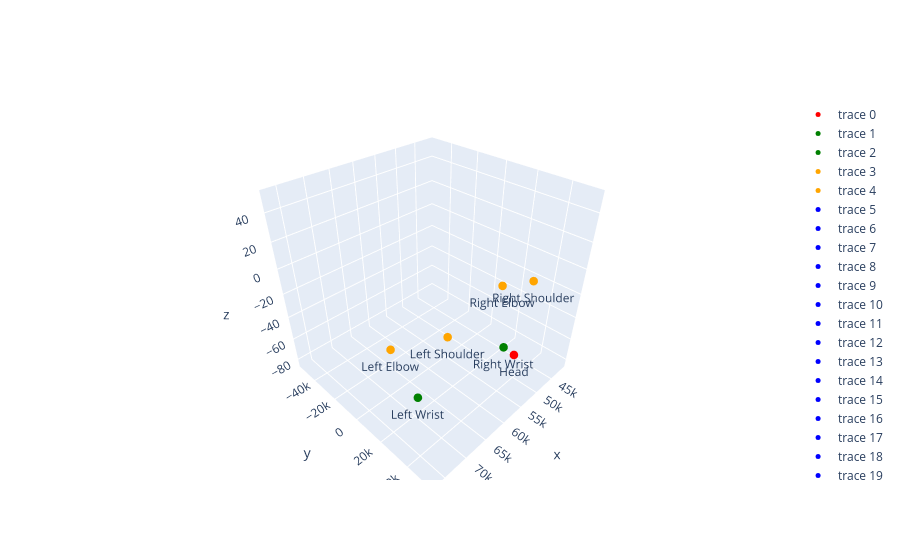

This figure's notebook cell:
### Code cell
import plotly.graph_objects as go
import json
from mp_landmark_labels import pose_landmarks, hand_landmarks

# Get bounds from the animation data
x_bounds = animation_data['bounds']['x']
y_bounds = animation_data['bounds']['y']
z_bounds = animation_data['bounds']['z']


# Function to calculate the average point for the head
def calculate_head_point(pose_landmarks_data):
    head_indices = [0, 1, 2, 3, 4, 5, 6, 7, 8, 9, 10]
    x, y, z = 0, 0, 0
    for idx in head_indices:
        x += pose_landmarks_data[idx][0]
        y += pose_landmarks_data[idx][1]
        z += pose_landmarks_data[idx][2]
    count = len(head_indices)
    return [x / count, y / count, z / count]

# Function to plot landmarks for a specific frame
def plot_frame_landmarks(frame_index):
    frame_data = animation_data["keyframes"][frame_index]["landmarks"]
    
    fig = go.Figure()
    
    # Plot head point
    if 'pose' in frame_data:
        pose_landmarks_data = frame_data['pose']
        head_point = calculate_head_point(pose_landmarks_data)
        fig.add_trace(go.Scatter3d(
            x=[head_point[0]], y=[head_point[1]], z=[head_point[2]],
            mode='markers+text',
            marker=dict(size=5, color='red'),
            text=['Head'],
            textposition="bottom center"
        ))
        
        # Plot left wrist
        left_wrist = pose_landmarks_data[15]
        fig.add_trace(go.Scatter3d(
            x=[left_wrist[0]], y=[left_wrist[1]], z=[left_wrist[2]],
            mode='markers+text',
            marker=dict(size=5, color='green'),
            text=['Left Wrist'],
            textposition="bottom center"
        ))
        
        # Plot right wrist
        right_wrist = pose_landmarks_data[16]
        fig.add_trace(go.Scatter3d(
            x=[right_wrist[0]], y=[right_wrist[1]], z=[right_wrist[2]],
            mode='markers+text',
            marker=dict(size=5, color='green'),
            text=['Right Wrist'],
            textposition="bottom center"
        ))

        # plot shoulders 
        left_shoulder = pose_landmarks_data[11]
        right_shoulder = pose_landmarks_data[12]
        fig.add_trace(go.Scatter3d(
            x=[left_shoulder[0], right_shoulder[0]],
            y=[left_shoulder[1], right_shoulder[1]],
            z=[left_shoulder[2], right_shoulder[2]],
            mode='markers+text',
            marker=dict(size=5, color='orange'),
            text=['Left Shoulder', 'Right Shoulder'],
            textposition="bottom center"
        ))

        # plot elbows
        left_elbow = pose_landmarks_data[13]
        right_elbow = pose_landmarks_data[14]
        fig.add_trace(go.Scatter3d(
            x=[left_elbow[0], right_elbow[0]],
            y=[left_elbow[1], right_elbow[1]],
            z=[left_elbow[2], right_elbow[2]],
            mode='markers+text',
            marker=dict(size=5, color='orange'),
            text=['Left Elbow', 'Right Elbow'],
            textposition="bottom center"
        ))
        
    
    # Plot hand landmarks
    if 'hands' in frame_data:
        hand_landmarks_data = frame_data['hands']
        for hand_ind, hand in enumerate(hand_landmarks_data):
            # get centerpoint based on pose landmarks
            wrist_point = left_wrist if hand_ind == 0 else right_wrist
            for i, landmark in enumerate(hand):
                # center points on wrist
                x = landmark[0]
                y = landmark[1] 
                z = landmark[2] - wrist_point[2]
                
                fig.add_trace(go.Scatter3d(
                    x=[x], y=[y], z=[z],
                    mode='markers+text',
                    marker=dict(size=5, color='blue'),
                    text=[hand_landmarks[i]],
                    textposition="bottom center"
                ))
    
    fig.update_layout(scene=dict(
        xaxis=dict(range=[x_bounds[0], x_bounds[1]], autorange=False),
        yaxis=dict(range=[y_bounds[0], y_bounds[1]], autorange=False),
        zaxis=dict(range=[z_bounds[0], z_bounds[1]], autorange=False),
        aspectmode='cube'
    ))
    
    fig.show()

# Example usage: Plot the first frame
plot_frame_landmarks(10)

### Figure 1 — Plotly figure (JSON) as saved in the notebook; plotly's stock layout.template omitted (floating-point values rounded to 4 significant figures)
{"data": [{"marker": {"color": "red", "size": 5}, "mode": "markers+text", "text": ["Head"], "textposition": "bottom center", "type": "scatter3d", "x": [58470.0], "y": [54350.0], "z": [-31.66]}, {"marker": {"color": "green", "size": 5}, "mode": "markers+text", "text": ["Left Wrist"], "textposition": "bottom center", "type": "scatter3d", "x": [71740.0], "y": [28580.0], "z": [-55.57]}, {"marker": {"color": "green", "size": 5}, "mode": "markers+text", "text": ["Right Wrist"], "textposition": "bottom center", "type": "scatter3d", "x": [48580.0], "y": [28540.0], "z": [-70.4]}, {"marker": {"color": "orange", "size": 5}, "mode": "markers+text", "text": ["Left Shoulder", "Right Shoulder"], "textposition": "bottom center", "type": "scatter3d", "x": [69270.0, 47200.0], "y": [40420.0, 39260.0], "z": [-3.11, -7.152]}, {"marker": {"color": "orange", "size": 5}, "mode": "markers+text", "text": ["Left Elbow", "Right Elbow"], "textposition": "bottom center", "type": "scatter3d", "x": [74510.0, 45610.0], "y": [20410.0, 17090.0], "z": [-15.75, -27.51]}, {"marker": {"color": "blue", "size": 5}, "mode": "markers+text", "text": ["Wrist"], "textposition": "bottom center", "type": "scatter3d", "x": [-24460.0], "y": [450.4], "z": [55.57]}, {"marker": {"color": "blue", "size": 5}, "mode": "markers+text", "text": ["Thumb_1"], "textposition": "bottom center", "type": "scatter3d", "x": [-25120.0], "y": [3468.0], "z": [55.51]}, {"marker": {"color": "blue", "size": 5}, "mode": "markers+text", "text": ["Thumb_2"], "textposition": "bottom center", "type": "scatter3d", "x": [-24200.0], "y": [6209.0], "z": [55.51]}, {"marker": {"color": "blue", "size": 5}, "mode": "markers+text", "text": ["Thumb_3"], "textposition": "bottom center", "type": "scatter3d", "x": [-23300.0], "y": [8199.0], "z": [55.53]}, {"marker": {"color": "blue", "size": 5}, "mode": "markers+text", "text": ["Thumb_4"], "textposition": "bottom center", "type": "scatter3d", "x": [-23770.0], "y": [9591.0], "z": [55.57]}, {"marker": {"color": "blue", "size": 5}, "mode": "markers+text", "text": ["Index_1"], "textposition": "bottom center", "type": "scatter3d", "x": [-21720.0], "y": [6040.0], "z": [55.62]}, {"marker": {"color": "blue", "size": 5}, "mode": "markers+text", "text": ["Index_2"], "textposition": "bottom center", "type": "scatter3d", "x": [-19610.0], "y": [7539.0], "z": [55.72]}, {"marker": {"color": "blue", "size": 5}, "mode": "markers+text", "text": ["Index_3"], "textposition": "bottom center", "type": "scatter3d", "x": [-18700.0], "y": [8034.0], "z": [55.79]}, {"marker": {"color": "blue", "size": 5}, "mode": "markers+text", "text": ["Index_4"], "textposition": "bottom center", "type": "scatter3d", "x": [-18070.0], "y": [8371.0], "z": [55.84]}, {"marker": {"color": "blue", "size": 5}, "mode": "markers+text", "text": ["Middle_1"], "textposition": "bottom center", "type": "scatter3d", "x": [-20470.0], "y": [4677.0], "z": [55.61]}, {"marker": {"color": "blue", "size": 5}, "mode": "markers+text", "text": ["Middle_2"], "textposition": "bottom center", "type": "scatter3d", "x": [-18620.0], "y": [6317.0], "z": [55.91]}, {"marker": {"color": "blue", "size": 5}, "mode": "markers+text", "text": ["Middle_3"], "textposition": "bottom center", "type": "scatter3d", "x": [-17910.0], "y": [6995.0], "z": [56.11]}, {"marker": {"color": "blue", "size": 5}, "mode": "markers+text", "text": ["Middle_4"], "textposition": "bottom center", "type": "scatter3d", "x": [-17430.0], "y": [7490.0], "z": [56.17]}, {"marker": {"color": "blue", "size": 5}, "mode": "markers+text", "text": ["Ring_1"], "textposition": "bottom center", "type": "scatter3d", "x": [-19700.0], "y": [3333.0], "z": [55.59]}, {"marker": {"color": "blue", "size": 5}, "mode": "markers+text", "text": ["Ring_2"], "textposition": "bottom center", "type": "scatter3d", "x": [-18100.0], "y": [5060.0], "z": [55.79]}, {"marker": {"color": "blue", "size": 5}, "mode": "markers+text", "text": ["Ring_3"], "textposition": "bottom center", "type": "scatter3d", "x": [-17590.0], "y": [5918.0], "z": [56.02]}, {"marker": {"color": "blue", "size": 5}, "mode": "markers+text", "text": ["Ring_4"], "textposition": "bottom center", "type": "scatter3d", "x": [-17340.0], "y": [6486.0], "z": [56.1]}, {"marker": {"color": "blue", "size": 5}, "mode": "markers+text", "text": ["Pinky_1"], "textposition": "bottom center", "type": "scatter3d", "x": [-19220.0], "y": [2143.0], "z": [55.56]}, {"marker": {"color": "blue", "size": 5}, "mode": "markers+text", "text": ["Pinky_2"], "textposition": "bottom center", "type": "scatter3d", "x": [-18300.0], "y": [3724.0], "z": [55.77]}, {"marker": {"color": "blue", "size": 5}, "mode": "markers+text", "text": ["Pinky_3"], "textposition": "bottom center", "type": "scatter3d", "x": [-18150.0], "y": [4513.0], "z": [56.08]}, {"marker": {"color": "blue", "size": 5}, "mode": "markers+text", "text": ["Pinky_4"], "textposition": "bottom center", "type": "scatter3d", "x": [-18160.0], "y": [5100.0], "z": [56.28]}, {"marker": {"color": "blue", "size": 5}, "mode": "markers+text", "text": ["Wrist"], "textposition": "bottom center", "type": "scatter3d", "x": [23950.0], "y": [2817.0], "z": [70.4]}, {"marker": {"color": "blue", "size": 5}, "mode": "markers+text", "text": ["Thumb_1"], "textposition": "bottom center", "type": "scatter3d", "x": [22690.0], "y": [5285.0], "z": [70.21]}, {"marker": {"color": "blue", "size": 5}, "mode": "markers+text", "text": ["Thumb_2"], "textposition": "bottom center", "type": "scatter3d", "x": [21830.0], "y": [7438.0], "z": [70.06]}, {"marker": {"color": "blue", "size": 5}, "mode": "markers+text", "text": ["Thumb_3"], "textposition": "bottom center", "type": "scatter3d", "x": [21860.0], "y": [8814.0], "z": [69.87]}, {"marker": {"color": "blue", "size": 5}, "mode": "markers+text", "text": ["Thumb_4"], "textposition": "bottom center", "type": "scatter3d", "x": [22670.0], "y": [9714.0], "z": [69.6]}, {"marker": {"color": "blue", "size": 5}, "mode": "markers+text", "text": ["Index_1"], "textposition": "bottom center", "type": "scatter3d", "x": [22840.0], "y": [6811.0], "z": [69.84]}, {"marker": {"color": "blue", "size": 5}, "mode": "markers+text", "text": ["Index_2"], "textposition": "bottom center", "type": "scatter3d", "x": [21610.0], "y": [6768.0], "z": [69.24]}, {"marker": {"color": "blue", "size": 5}, "mode": "markers+text", "text": ["Index_3"], "textposition": "bottom center", "type": "scatter3d", "x": [20940.0], "y": [6110.0], "z": [68.71]}, {"marker": {"color": "blue", "size": 5}, "mode": "markers+text", "text": ["Index_4"], "textposition": "bottom center", "type": "scatter3d", "x": [20410.0], "y": [5588.0], "z": [68.35]}, {"marker": {"color": "blue", "size": 5}, "mode": "markers+text", "text": ["Middle_1"], "textposition": "bottom center", "type": "scatter3d", "x": [22940.0], "y": [5266.0], "z": [69.59]}, {"marker": {"color": "blue", "size": 5}, "mode": "markers+text", "text": ["Middle_2"], "textposition": "bottom center", "type": "scatter3d", "x": [21270.0], "y": [4922.0], "z": [69.11]}, {"marker": {"color": "blue", "size": 5}, "mode": "markers+text", "text": ["Middle_3"], "textposition": "bottom center", "type": "scatter3d", "x": [20230.0], "y": [4407.0], "z": [68.72]}, {"marker": {"color": "blue", "size": 5}, "mode": "markers+text", "text": ["Middle_4"], "textposition": "bottom center", "type": "scatter3d", "x": [19460.0], "y": [4058.0], "z": [68.35]}, {"marker": {"color": "blue", "size": 5}, "mode": "markers+text", "text": ["Ring_1"], "textposition": "bottom center", "type": "scatter3d", "x": [22880.0], "y": [3676.0], "z": [69.32]}, {"marker": {"color": "blue", "size": 5}, "mode": "markers+text", "text": ["Ring_2"], "textposition": "bottom center", "type": "scatter3d", "x": [21130.0], "y": [3275.0], "z": [68.83]}, {"marker": {"color": "blue", "size": 5}, "mode": "markers+text", "text": ["Ring_3"], "textposition": "bottom center", "type": "scatter3d", "x": [20060.0], "y": [2987.0], "z": [68.63]}, {"marker": {"color": "blue", "size": 5}, "mode": "markers+text", "text": ["Ring_4"], "textposition": "bottom center", "type": "scatter3d", "x": [19210.0], "y": [2903.0], "z": [68.44]}, {"marker": {"color": "blue", "size": 5}, "mode": "markers+text", "text": ["Pinky_1"], "textposition": "bottom center", "type": "scatter3d", "x": [22710.0], "y": [2248.0], "z": [69.03]}, {"marker": {"color": "blue", "size": 5}, "mode": "markers+text", "text": ["Pinky_2"], "textposition": "bottom center", "type": "scatter3d", "x": [21000.0], "y": [1760.0], "z": [68.64]}, {"marker": {"color": "blue", "size": 5}, "mode": "markers+text", "text": ["Pinky_3"], "textposition": "bottom center", "type": "scatter3d", "x": [20030.0], "y": [1704.0], "z": [68.58]}, {"marker": {"color": "blue", "size": 5}, "mode": "markers+text", "text": ["Pinky_4"], "textposition": "bottom center", "type": "scatter3d", "x": [19190.0], "y": [1819.0], "z": [68.52]}], "layout": {"scene": {"aspectmode": "cube", "xaxis": {"autorange": false, "range": [40230.0, 77830.0]}, "yaxis": {"autorange": false, "range": [-56280.0, 56680.0]}, "zaxis": {"autorange": false, "range": [-87.44, 54.41]}}}}
